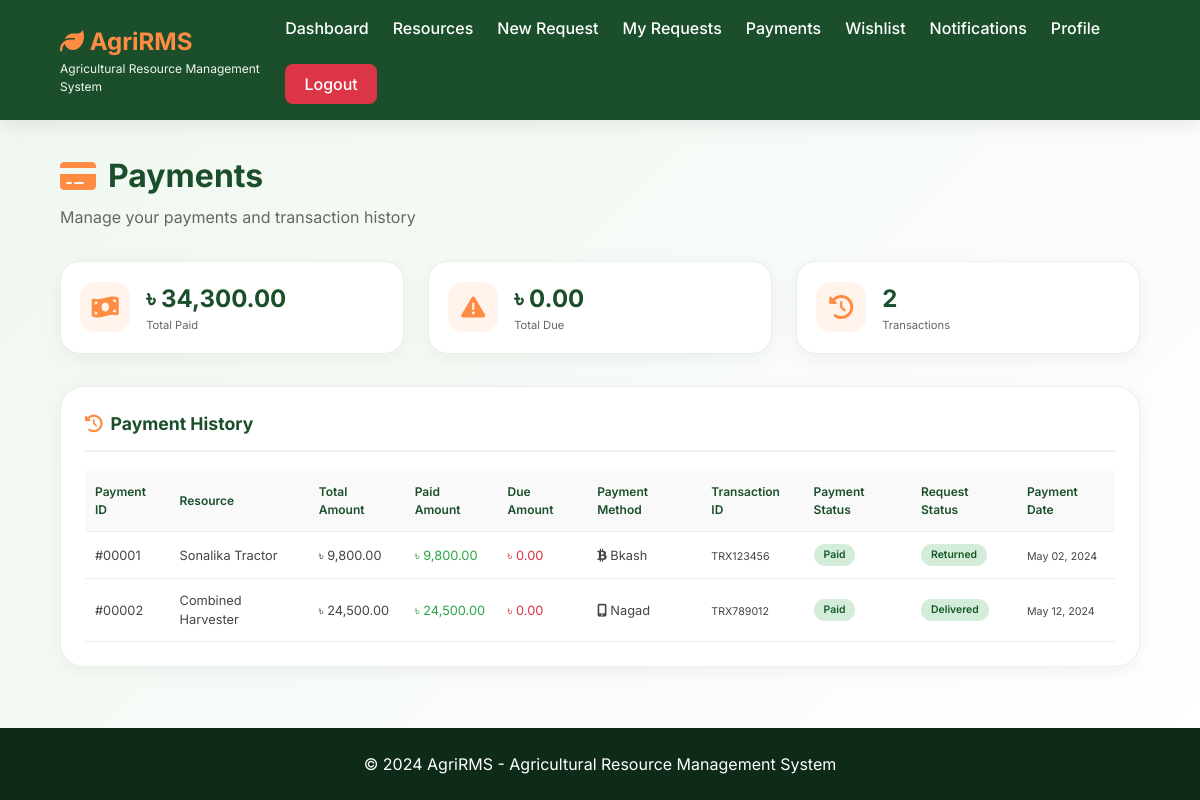
Screenshot of /client/payments.php (signed in) with the database file from the repository.
### tables this page shows
CREATE TABLE `payments` (
  `id` int(11) NOT NULL AUTO_INCREMENT,
  `user_id` int(11) NOT NULL,
  `booking_id` int(11) DEFAULT NULL COMMENT 'Reference to service request/booking',
  `resource_id` int(11) DEFAULT NULL,
  `delivery_id` int(11) DEFAULT NULL,
  `payment_type` enum('Rental','Delivery','Maintenance','Security Deposit','Full Payment') NOT NULL,
  `resource_cost` decimal(10,2) DEFAULT 0.00,
  `delivery_cost` decimal(10,2) DEFAULT 0.00,
  `total_amount` decimal(10,2) NOT NULL,
  `paid_amount` decimal(10,2) NOT NULL DEFAULT 0.00,
  `due_amount` decimal(10,2) GENERATED ALWAYS AS (`total_amount` - `paid_amount`) STORED,
  `payment_method` enum('Cash on Delivery','Bkash','Nagad','Rocket','Bank Transfer','Credit Card') DEFAULT NULL,
  `transaction_id` varchar(100) DEFAULT NULL,
  `payment_status` enum('Pending','Paid','Partial','Failed','Refunded') DEFAULT 'Pending',
  `payment_date` datetime DEFAULT NULL,
  `due_date` date DEFAULT NULL,
  `notes` text DEFAULT NULL,
  `created_at` timestamp NOT NULL DEFAULT current_timestamp(),
  `updated_at` timestamp NOT NULL DEFAULT current_timestamp() ON UPDATE current_timestamp(),
  PRIMARY KEY (`id`),
  KEY `user_id` (`user_id`),
  KEY `resource_id` (`resource_id`),
  KEY `delivery_id` (`delivery_id`),
  KEY `booking_id` (`booking_id`),
  FOREIGN KEY (`user_id`) REFERENCES `users` (`id`) ON DELETE CASCADE,
  FOREIGN KEY (`resource_id`) REFERENCES `resources` (`id`) ON DELETE SET NULL,
  FOREIGN KEY (`delivery_id`) REFERENCES `delivery` (`id`) ON DELETE SET NULL,
  FOREIGN KEY (`booking_id`) REFERENCES `service_requests` (`id`) ON DELETE SET NULL
);

CREATE TABLE `resources` (
  `id` int(11) NOT NULL AUTO_INCREMENT,
  `name` varchar(100) NOT NULL,
  `model` varchar(100) NOT NULL,
  `type` enum('Tractor','Soil Cultivation','Planting','Irrigation','Harvesting','Hay Making','Loading','Fertilizer Dispenser','Produce Sorter','Post Harvest') NOT NULL,
  `category` varchar(50) NOT NULL,
  `description` text DEFAULT NULL,
  `manufacturer` varchar(100) DEFAULT NULL,
  `manufacturing_year` year DEFAULT NULL,
  `horsepower` int(11) DEFAULT NULL,
  `fuel_type` enum('Diesel','Petrol','Electric','Solar','Manual') DEFAULT 'Diesel',
  `daily_rate` decimal(10,2) NOT NULL,
  `weekly_rate` decimal(10,2) DEFAULT NULL,
  `monthly_rate` decimal(10,2) DEFAULT NULL,
  `security_deposit` decimal(10,2) NOT NULL DEFAULT 5000.00,
  `status` enum('Available','Rented','Under Maintenance','Out of Service') DEFAULT 'Available',
  `quantity` int(11) NOT NULL DEFAULT 1,
  `image_url` varchar(255) DEFAULT NULL,
  `created_at` timestamp NOT NULL DEFAULT current_timestamp(),
  `updated_at` timestamp NOT NULL DEFAULT current_timestamp() ON UPDATE current_timestamp(),
  PRIMARY KEY (`id`)
);

CREATE TABLE `service_requests` (
  `id` int(11) NOT NULL AUTO_INCREMENT,
  `user_id` int(11) NOT NULL,
  `resource_id` int(11) NOT NULL,
  `delivery_id` int(11) DEFAULT NULL,
  `rental_duration` enum('Daily','Weekly','Monthly') NOT NULL,
  `quantity` int(11) NOT NULL DEFAULT 1,
  `start_date` date NOT NULL,
  `end_date` date NOT NULL,
  `total_rental_cost` decimal(10,2) NOT NULL,
  `delivery_cost` decimal(10,2) DEFAULT 0.00,
  `total_cost` decimal(10,2) NOT NULL,
  `delivery_address` text NOT NULL,
  `delivery_district` varchar(50) NOT NULL,
  `delivery_upazila` varchar(50) DEFAULT NULL,
  `special_instructions` text DEFAULT NULL,
  `request_status` enum('Pending','Approved','Processing','Delivered','Returned','Cancelled') DEFAULT 'Pending',
  `payment_status` enum('Pending','Paid','Partial') DEFAULT 'Pending',
  `payment_id` int(11) DEFAULT NULL,
  `approved_by` int(11) DEFAULT NULL,
  `approved_at` datetime DEFAULT NULL,
  `delivered_at` datetime DEFAULT NULL,
  `returned_at` datetime DEFAULT NULL,
  `created_at` timestamp NOT NULL DEFAULT current_timestamp(),
  `updated_at` timestamp NOT NULL DEFAULT current_timestamp() ON UPDATE current_timestamp(),
  PRIMARY KEY (`id`),
  KEY `user_id` (`user_id`),
  KEY `resource_id` (`resource_id`),
  KEY `delivery_id` (`delivery_id`),
  FOREIGN KEY (`user_id`) REFERENCES `users` (`id`) ON DELETE CASCADE,
  FOREIGN KEY (`resource_id`) REFERENCES `resources` (`id`) ON DELETE CASCADE,
  FOREIGN KEY (`delivery_id`) REFERENCES `delivery` (`id`) ON DELETE SET NULL
);

### client/payments.php (the view, shortened to what this page needs)
<?php
include '../includes/notifications.php';
$user_id = $_SESSION['user_id'];
$payments_query = "SELECT p.*, sr.request_status, sr.resource_id, r.name as resource_name, r.model
                  FROM payments p
                  LEFT JOIN service_requests sr ON p.booking_id = sr.id
                  LEFT JOIN resources r ON p.resource_id = r.id
                  WHERE p.user_id = $user_id
                  ORDER BY p.created_at DESC";
$payments = mysqli_query($conn, $payments_query);
$total_paid_query = mysqli_query($conn, "SELECT SUM(paid_amount) as total FROM payments WHERE user_id = $user_id AND payment_status = 'Paid'");
$total_paid = mysqli_fetch_assoc($total_paid_query)['total'] ?? 0;
$total_due_query = mysqli_query($conn, "SELECT SUM(due_amount) as total FROM payments WHERE user_id = $user_id AND payment_status != 'Paid'");
$total_due = mysqli_fetch_assoc($total_due_query)['total'] ?? 0;
$total_transactions = mysqli_num_rows($payments);
?>
<!DOCTYPE html>
<html lang="en">
<head>
    <link rel="stylesheet" href="https://cdnjs.cloudflare.com/ajax/libs/font-awesome/6.4.0/css/all.min.css">
</head>
<body>
    <header class="header">
        <div class="logo">
            <h2><i class="fas fa-leaf"></i> AgriRMS</h2>
            <p>Agricultural Resource Management System</p>
        </div>
        <nav class="nav-links">
            <a href="dashboard.php">Dashboard</a>
            <a href="resources.php">Resources</a>
            <a href="request_service.php">New Request</a>
            <a href="my_requests.php">My Requests</a>
            <a href="payments.php">Payments</a>
            <a href="wishlist.php">Wishlist</a>
            <a href="notifications.php">Notifications</a>
            <a href="profile.php">Profile</a>
            <a href="../logout.php" class="btn-logout">Logout</a>
        </nav>
    </header>
    <div class="main-content">
        <div class="page-header">
            <h1><i class="fas fa-credit-card"></i> Payments</h1>
            <p>Manage your payments and transaction history</p>
        </div>
        <div class="stats-grid">
            <div class="stat-card">
                <div class="stat-icon"><i class="fas fa-money-bill-wave"></i></div>
                <div class="stat-info">
                    <h3>৳ <?php echo number_format($total_paid, 2); ?></h3>
                    <p>Total Paid</p>
                </div>
            </div>
            <div class="stat-card">
                <div class="stat-icon"><i class="fas fa-exclamation-triangle"></i></div>
                <div class="stat-info">
                    <h3>৳ <?php echo number_format($total_due, 2); ?></h3>
                    <p>Total Due</p>
                </div>
            </div>
            <div class="stat-card">
                <div class="stat-icon"><i class="fas fa-history"></i></div>
                <div class="stat-info">
                    <h3><?php echo $total_transactions; ?></h3>
                    <p>Transactions</p>
                </div>
            </div>
        </div>
        <div class="card">
            <div class="card-header">
                <h3><i class="fas fa-history"></i> Payment History</h3>
            </div>
            <div class="table-responsive">
                <?php if($payments && mysqli_num_rows($payments) > 0): ?>
                <table>
                    <thead>
                        <tr>
                            <th>Payment ID</th>
                            <th>Resource</th>
                            <th>Total Amount</th>
                            <th>Paid Amount</th>
                            <th>Due Amount</th>
                            <th>Payment Method</th>
                            <th>Transaction ID</th>
                            <th>Payment Status</th>
                            <th>Request Status</th>
                            <th>Payment Date</th>
                        </tr>
                    </thead>
                    <tbody>
                        <?php while($row = mysqli_fetch_assoc($payments)): ?>
                        <tr>
                            <td>#<?php echo str_pad($row['id'], 5, '0', STR_PAD_LEFT); ?></td>
                            <td><?php echo htmlspecialchars($row['resource_name'] ?? 'N/A'); ?></td>
                            <td>৳ <?php echo number_format($row['total_amount'], 2); ?></td>
                            <td style="color: #28a745;">৳ <?php echo number_format($row['paid_amount'], 2); ?></td>
                            <td style="color: #dc3545;">৳ <?php echo number_format($row['due_amount'], 2); ?></td>
                            <td>
                                <?php
                                switch($row['payment_method']) {
                                    case 'Bkash': echo '<i class="fab fa-btc"></i> Bkash'; break;
                                    case 'Nagad': echo '<i class="fas fa-mobile-alt"></i> Nagad'; break;
                                }
                                ?>
                            </td>
                            <td><small><?php echo $row['transaction_id'] ?? '—'; ?></small></td>
                            <td>
                                <?php
                                $p_status_class = $row['payment_status'] == 'Paid' ? 'status-paid' : ($row['payment_status'] == 'Partial' ? 'status-partial' : 'status-pending');
                                ?>
                                <span class="status <?php echo $p_status_class; ?>"><?php echo $row['payment_status'] ?? 'Pending'; ?></span>
                            </td>
                            <td>
                                <?php
                                $r_status_class = 'status-pending';
                                if($row['request_status'] == 'Approved') $r_status_class = 'status-approved';
                                elseif($row['request_status'] == 'Delivered') $r_status_class = 'status-paid';
                                elseif($row['request_status'] == 'Returned') $r_status_class = 'status-paid';
                                ?>
                                <span class="status <?php echo $r_status_class; ?>"><?php echo $row['request_status'] ?? 'Pending'; ?></span>
                            </td>
                            <td><small><?php echo $row['payment_date'] ? date('M d, Y', strtotime($row['payment_date'])) : '—'; ?></small></td>
                        </tr>
                        <?php endwhile; ?>
                    </tbody>
                </table>
                <?php endif; ?>
            </div>
        </div>
    </div>
    <footer class="footer">
        <p>&copy; 2024 AgriRMS - Agricultural Resource Management System</p>
    </footer>
</body>
</html>

### client/payments.php (style rules this page uses)
* { margin: 0; padding: 0; box-sizing: border-box; }
body { font-family: 'Inter', sans-serif; background: #f5f7f5; color: #1a2e1f; line-height: 1.5; min-height: 100vh; display: flex; flex-direction: column; }
.header { background: #1B4F2B; padding: 1rem 5%; display: flex; justify-content: space-between; align-items: center; position: sticky; top: 0; z-index: 1000; box-shadow: 0 2px 20px rgba(0,0,0,0.1); }
.logo h2 { color: #FF8C42; font-size: 1.5rem; }
.logo p { color: #f0f7f0; font-size: 0.75rem; }
.nav-links { display: flex; gap: 1.5rem; align-items: center; flex-wrap: wrap; }
.nav-links a { color: white; text-decoration: none; font-weight: 500; transition: 0.3s; }
.btn-logout { background: #dc3545; padding: 0.5rem 1.2rem; border-radius: 8px; color: white !important; }
.main-content { flex: 1; padding: 2rem 5%; background: linear-gradient(135deg, #f0f7f0 0%, #ffffff 100%); }
.page-header { margin-bottom: 2rem; }
.page-header h1 { font-size: 2rem; color: #1B4F2B; display: flex; align-items: center; gap: 12px; }
.page-header h1 i { color: #FF8C42; }
.page-header p { color: #666; margin-top: 0.3rem; }
.stats-grid { display: grid; grid-template-columns: repeat(3, 1fr); gap: 1.5rem; margin-bottom: 2rem; }
.stat-card { background: white; border-radius: 20px; padding: 1.2rem; display: flex; align-items: center; gap: 1rem; box-shadow: 0 5px 20px rgba(0,0,0,0.05); border: 1px solid #e8f0e8; }
.stat-icon { width: 50px; height: 50px; background: rgba(255,140,66,0.1); border-radius: 15px; display: flex; align-items: center; justify-content: center; }
.stat-icon i { font-size: 1.5rem; color: #FF8C42; }
.stat-info h3 { font-size: 1.5rem; color: #1B4F2B; }
.stat-info p { color: #666; font-size: 0.7rem; }
.card { background: white; border-radius: 24px; padding: 1.5rem; margin-bottom: 1.5rem; box-shadow: 0 5px 20px rgba(0,0,0,0.05); border: 1px solid #e8f0e8; }
.card-header { display: flex; justify-content: space-between; align-items: center; margin-bottom: 1.2rem; padding-bottom: 0.8rem; border-bottom: 2px solid #f0f4f0; flex-wrap: wrap; gap: 1rem; }
.card-header h3 { color: #1B4F2B; font-size: 1.1rem; display: flex; align-items: center; gap: 8px; }
.card-header h3 i { color: #FF8C42; }
.table-responsive { overflow-x: auto; }
table { width: 100%; border-collapse: collapse; }
th, td { padding: 12px 10px; text-align: left; border-bottom: 1px solid #e8f0e8; }
th { background: #f8f9f8; color: #1B4F2B; font-weight: 600; font-size: 0.75rem; }
td { color: #444; font-size: 0.8rem; }
.status { padding: 3px 10px; border-radius: 20px; font-size: 0.65rem; font-weight: 600; display: inline-block; }
.status-paid { background: #d4edda; color: #155724; }
.footer { background: #0d2b18; color: white; padding: 1.5rem; text-align: center; margin-top: auto; }

### rows the page displays
payments: id "00001", resource.name "Sonalika Tractor", total_amount "9,800.00", paid_amount "9,800.00", due_amount "0.00", payment_method "Bkash" (drawn), transaction "TRX123456", payment_status "Paid", booking.request_status "Returned", payment_date "May 02, 2024"
payments: id "00002", resource.name "Combined Harvester", total_amount "24,500.00", paid_amount "24,500.00", due_amount "0.00", payment_method "Nagad" (drawn), transaction "TRX789012", payment_status "Paid", booking.request_status "Delivered", payment_date "May 12, 2024"

### other values shown
$total_paid "34,300.00"
$total_due "0.00"
$total_transactions "2"
